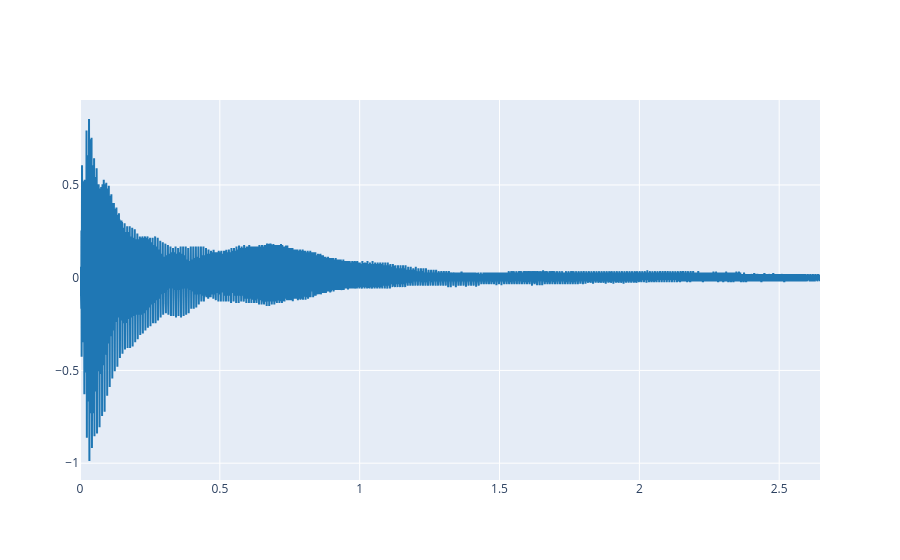

This figure's notebook cell:
### Markdown cell above
Note that `load_audio` function returns two variables: the audio signal (as a one dimensional array of floating point numbers), and the sampling rate (as a integer number). Now we can plot the audio signal:

### Code cell
plot_signals(ref, fs)

### Figure 1 — Plotly figure (JSON) as saved in the notebook; plotly's stock layout.template omitted (floating-point values rounded to 4 significant figures; data arrays with more than 128 entries replaced by an {"elided": "..."} marker saying what was removed)
{"data": [{"line": {"color": "#1f77b4", "shape": "linear"}, "mode": "lines", "name": "audio signal 0", "type": "scatter", "x": {"elided": "116684 float values"}, "y": {"elided": "116684 float values"}}], "layout": {}}
